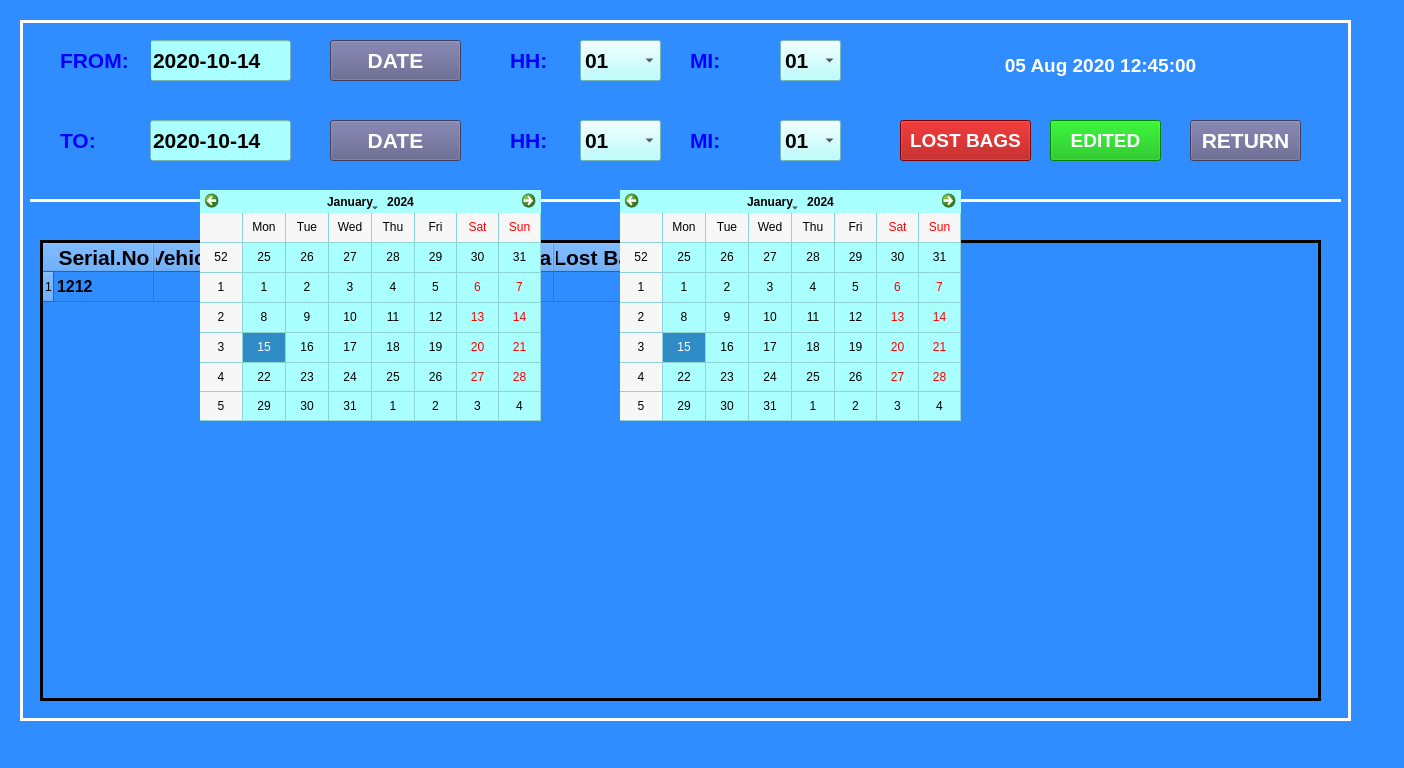
<?xml version="1.0" encoding="UTF-8"?>
<ui version="4.0">
 <class>MainWindow</class>
 <widget class="QMainWindow" name="MainWindow">
  <property name="geometry">
   <rect>
    <x>0</x>
    <y>0</y>
    <width>1404</width>
    <height>768</height>
   </rect>
  </property>
  <property name="baseSize">
   <size>
    <width>0</width>
    <height>0</height>
   </size>
  </property>
  <property name="windowTitle">
   <string>MainWindow</string>
  </property>
  <property name="styleSheet">
   <string notr="true">background-color: rgb(47, 141, 255);</string>
  </property>
  <widget class="QWidget" name="centralwidget">
   <widget class="QFrame" name="frame">
    <property name="geometry">
     <rect>
      <x>20</x>
      <y>20</y>
      <width>1331</width>
      <height>701</height>
     </rect>
    </property>
    <property name="font">
     <font>
      <family>MS Sans Serif</family>
     </font>
    </property>
    <property name="styleSheet">
     <string notr="true">color: rgb(255, 255, 255);
</string>
    </property>
    <property name="frameShape">
     <enum>QFrame::Box</enum>
    </property>
    <property name="frameShadow">
     <enum>QFrame::Plain</enum>
    </property>
    <property name="lineWidth">
     <number>3</number>
    </property>
    <widget class="QLabel" name="label_20">
     <property name="geometry">
      <rect>
       <x>960</x>
       <y>20</y>
       <width>241</width>
       <height>51</height>
      </rect>
     </property>
     <property name="font">
      <font>
       <family>MS Sans Serif</family>
       <pointsize>14</pointsize>
       <weight>75</weight>
       <bold>true</bold>
      </font>
     </property>
     <property name="styleSheet">
      <string notr="true">color: rgb(255, 255, 255);</string>
     </property>
     <property name="text">
      <string>05 Aug 2020 12:45:00</string>
     </property>
     <property name="alignment">
      <set>Qt::AlignCenter</set>
     </property>
    </widget>
    <widget class="QPushButton" name="pushButton_3">
     <property name="geometry">
      <rect>
       <x>880</x>
       <y>100</y>
       <width>131</width>
       <height>41</height>
      </rect>
     </property>
     <property name="font">
      <font>
       <pointsize>14</pointsize>
       <weight>75</weight>
       <bold>true</bold>
      </font>
     </property>
     <property name="styleSheet">
      <string notr="true">color: rgb(255, 255, 255);
background-color: rgb(170, 0, 0);</string>
     </property>
     <property name="text">
      <string>LOST BAGS</string>
     </property>
    </widget>
    <widget class="QPushButton" name="pushButton_4">
     <property name="geometry">
      <rect>
       <x>1030</x>
       <y>100</y>
       <width>111</width>
       <height>41</height>
      </rect>
     </property>
     <property name="font">
      <font>
       <pointsize>14</pointsize>
       <weight>75</weight>
       <bold>true</bold>
      </font>
     </property>
     <property name="styleSheet">
      <string notr="true">color: rgb(255, 255, 255);
background-color: rgb(0, 180, 0);</string>
     </property>
     <property name="text">
      <string>EDITED</string>
     </property>
    </widget>
    <widget class="QLineEdit" name="lineEdit">
     <property name="geometry">
      <rect>
       <x>130</x>
       <y>20</y>
       <width>141</width>
       <height>41</height>
      </rect>
     </property>
     <property name="font">
      <font>
       <family>Arial</family>
       <pointsize>16</pointsize>
       <weight>75</weight>
       <bold>true</bold>
      </font>
     </property>
     <property name="styleSheet">
      <string notr="true">background-color: rgb(170, 255, 255);
color: rgb(0, 0, 0);</string>
     </property>
     <property name="text">
      <string>2020-10-14</string>
     </property>
    </widget>
    <widget class="QLabel" name="label_3">
     <property name="geometry">
      <rect>
       <x>40</x>
       <y>20</y>
       <width>91</width>
       <height>41</height>
      </rect>
     </property>
     <property name="font">
      <font>
       <family>Arial</family>
       <pointsize>16</pointsize>
       <weight>75</weight>
       <bold>true</bold>
      </font>
     </property>
     <property name="styleSheet">
      <string notr="true">color: rgb(0, 0, 255);</string>
     </property>
     <property name="text">
      <string>FROM:</string>
     </property>
     <property name="alignment">
      <set>Qt::AlignLeading|Qt::AlignLeft|Qt::AlignVCenter</set>
     </property>
    </widget>
    <widget class="QPushButton" name="pushButton_8">
     <property name="geometry">
      <rect>
       <x>310</x>
       <y>20</y>
       <width>131</width>
       <height>41</height>
      </rect>
     </property>
     <property name="font">
      <font>
       <family>Arial</family>
       <pointsize>16</pointsize>
       <weight>75</weight>
       <bold>true</bold>
      </font>
     </property>
     <property name="styleSheet">
      <string notr="true">background-color: rgb(90, 90, 134);
color: rgb(255, 255, 255);</string>
     </property>
     <property name="text">
      <string>DATE</string>
     </property>
    </widget>
    <widget class="QLabel" name="label_4">
     <property name="geometry">
      <rect>
       <x>40</x>
       <y>100</y>
       <width>61</width>
       <height>41</height>
      </rect>
     </property>
     <property name="font">
      <font>
       <family>Arial</family>
       <pointsize>16</pointsize>
       <weight>75</weight>
       <bold>true</bold>
      </font>
     </property>
     <property name="styleSheet">
      <string notr="true">color: rgb(0, 0, 255);</string>
     </property>
     <property name="text">
      <string>TO:</string>
     </property>
     <property name="alignment">
      <set>Qt::AlignLeading|Qt::AlignLeft|Qt::AlignVCenter</set>
     </property>
    </widget>
    <widget class="QLineEdit" name="lineEdit_2">
     <property name="geometry">
      <rect>
       <x>130</x>
       <y>100</y>
       <width>141</width>
       <height>41</height>
      </rect>
     </property>
     <property name="font">
      <font>
       <family>Arial</family>
       <pointsize>16</pointsize>
       <weight>75</weight>
       <bold>true</bold>
      </font>
     </property>
     <property name="styleSheet">
      <string notr="true">background-color: rgb(170, 255, 255);
color: rgb(0, 0, 0);</string>
     </property>
     <property name="text">
      <string>2020-10-14</string>
     </property>
    </widget>
    <widget class="QPushButton" name="pushButton_12">
     <property name="geometry">
      <rect>
       <x>310</x>
       <y>100</y>
       <width>131</width>
       <height>41</height>
      </rect>
     </property>
     <property name="font">
      <font>
       <family>Arial</family>
       <pointsize>16</pointsize>
       <weight>75</weight>
       <bold>true</bold>
      </font>
     </property>
     <property name="styleSheet">
      <string notr="true">background-color: rgb(90, 90, 134);
color: rgb(255, 255, 255);</string>
     </property>
     <property name="text">
      <string>DATE</string>
     </property>
    </widget>
    <widget class="QLabel" name="label_5">
     <property name="geometry">
      <rect>
       <x>490</x>
       <y>20</y>
       <width>51</width>
       <height>41</height>
      </rect>
     </property>
     <property name="font">
      <font>
       <family>Arial</family>
       <pointsize>16</pointsize>
       <weight>75</weight>
       <bold>true</bold>
      </font>
     </property>
     <property name="styleSheet">
      <string notr="true">color: rgb(0, 0, 255);</string>
     </property>
     <property name="text">
      <string>HH:</string>
     </property>
     <property name="alignment">
      <set>Qt::AlignLeading|Qt::AlignLeft|Qt::AlignVCenter</set>
     </property>
    </widget>
    <widget class="QComboBox" name="comboBox">
     <property name="geometry">
      <rect>
       <x>560</x>
       <y>20</y>
       <width>81</width>
       <height>41</height>
      </rect>
     </property>
     <property name="font">
      <font>
       <family>Arial</family>
       <pointsize>16</pointsize>
       <weight>75</weight>
       <bold>true</bold>
      </font>
     </property>
     <property name="styleSheet">
      <string notr="true">background-color: rgb(170, 255, 255);
color: rgb(0, 0, 0);</string>
     </property>
     <item>
      <property name="text">
       <string>01</string>
      </property>
     </item>
     <item>
      <property name="text">
       <string>02</string>
      </property>
     </item>
     <item>
      <property name="text">
       <string>03</string>
      </property>
     </item>
     <item>
      <property name="text">
       <string>04</string>
      </property>
     </item>
     <item>
      <property name="text">
       <string>05</string>
      </property>
     </item>
     <item>
      <property name="text">
       <string>06</string>
      </property>
     </item>
    </widget>
    <widget class="QLabel" name="label_6">
     <property name="geometry">
      <rect>
       <x>670</x>
       <y>20</y>
       <width>41</width>
       <height>41</height>
      </rect>
     </property>
     <property name="font">
      <font>
       <family>Arial</family>
       <pointsize>16</pointsize>
       <weight>75</weight>
       <bold>true</bold>
      </font>
     </property>
     <property name="styleSheet">
      <string notr="true">color: rgb(0, 0, 255);</string>
     </property>
     <property name="text">
      <string>MI:</string>
     </property>
     <property name="alignment">
      <set>Qt::AlignLeading|Qt::AlignLeft|Qt::AlignVCenter</set>
     </property>
    </widget>
    <widget class="QComboBox" name="comboBox_2">
     <property name="geometry">
      <rect>
       <x>760</x>
       <y>20</y>
       <width>61</width>
       <height>41</height>
      </rect>
     </property>
     <property name="font">
      <font>
       <family>Arial</family>
       <pointsize>16</pointsize>
       <weight>75</weight>
       <bold>true</bold>
      </font>
     </property>
     <property name="styleSheet">
      <string notr="true">background-color: rgb(170, 255, 255);
color: rgb(0, 0, 0);</string>
     </property>
     <item>
      <property name="text">
       <string>01</string>
      </property>
     </item>
     <item>
      <property name="text">
       <string>02</string>
      </property>
     </item>
     <item>
      <property name="text">
       <string>03</string>
      </property>
     </item>
     <item>
      <property name="text">
       <string>04</string>
      </property>
     </item>
     <item>
      <property name="text">
       <string>05</string>
      </property>
     </item>
     <item>
      <property name="text">
       <string>06</string>
      </property>
     </item>
    </widget>
    <widget class="QComboBox" name="comboBox_7">
     <property name="geometry">
      <rect>
       <x>760</x>
       <y>100</y>
       <width>61</width>
       <height>41</height>
      </rect>
     </property>
     <property name="font">
      <font>
       <family>Arial</family>
       <pointsize>16</pointsize>
       <weight>75</weight>
       <bold>true</bold>
      </font>
     </property>
     <property name="styleSheet">
      <string notr="true">background-color: rgb(170, 255, 255);
color: rgb(0, 0, 0);</string>
     </property>
     <item>
      <property name="text">
       <string>01</string>
      </property>
     </item>
     <item>
      <property name="text">
       <string>02</string>
      </property>
     </item>
     <item>
      <property name="text">
       <string>03</string>
      </property>
     </item>
     <item>
      <property name="text">
       <string>04</string>
      </property>
     </item>
     <item>
      <property name="text">
       <string>05</string>
      </property>
     </item>
     <item>
      <property name="text">
       <string>06</string>
      </property>
     </item>
    </widget>
    <widget class="QLabel" name="label_11">
     <property name="geometry">
      <rect>
       <x>490</x>
       <y>100</y>
       <width>51</width>
       <height>41</height>
      </rect>
     </property>
     <property name="font">
      <font>
       <family>Arial</family>
       <pointsize>16</pointsize>
       <weight>75</weight>
       <bold>true</bold>
      </font>
     </property>
     <property name="styleSheet">
      <string notr="true">color: rgb(0, 0, 255);</string>
     </property>
     <property name="text">
      <string>HH:</string>
     </property>
     <property name="alignment">
      <set>Qt::AlignLeading|Qt::AlignLeft|Qt::AlignVCenter</set>
     </property>
    </widget>
    <widget class="QLabel" name="label_12">
     <property name="geometry">
      <rect>
       <x>670</x>
       <y>100</y>
       <width>41</width>
       <height>41</height>
      </rect>
     </property>
     <property name="font">
      <font>
       <family>Arial</family>
       <pointsize>16</pointsize>
       <weight>75</weight>
       <bold>true</bold>
      </font>
     </property>
     <property name="styleSheet">
      <string notr="true">color: rgb(0, 0, 255);</string>
     </property>
     <property name="text">
      <string>MI:</string>
     </property>
     <property name="alignment">
      <set>Qt::AlignLeading|Qt::AlignLeft|Qt::AlignVCenter</set>
     </property>
    </widget>
    <widget class="QComboBox" name="comboBox_8">
     <property name="geometry">
      <rect>
       <x>560</x>
       <y>100</y>
       <width>81</width>
       <height>41</height>
      </rect>
     </property>
     <property name="font">
      <font>
       <family>Arial</family>
       <pointsize>16</pointsize>
       <weight>75</weight>
       <bold>true</bold>
      </font>
     </property>
     <property name="styleSheet">
      <string notr="true">background-color: rgb(170, 255, 255);
color: rgb(0, 0, 0);</string>
     </property>
     <item>
      <property name="text">
       <string>01</string>
      </property>
     </item>
     <item>
      <property name="text">
       <string>02</string>
      </property>
     </item>
     <item>
      <property name="text">
       <string>03</string>
      </property>
     </item>
     <item>
      <property name="text">
       <string>04</string>
      </property>
     </item>
     <item>
      <property name="text">
       <string>05</string>
      </property>
     </item>
     <item>
      <property name="text">
       <string>06</string>
      </property>
     </item>
    </widget>
    <widget class="QPushButton" name="pushButton_13">
     <property name="geometry">
      <rect>
       <x>1170</x>
       <y>100</y>
       <width>111</width>
       <height>41</height>
      </rect>
     </property>
     <property name="font">
      <font>
       <family>Arial</family>
       <pointsize>16</pointsize>
       <weight>75</weight>
       <bold>true</bold>
      </font>
     </property>
     <property name="styleSheet">
      <string notr="true">background-color: rgb(90, 90, 134);
color: rgb(255, 255, 255);</string>
     </property>
     <property name="text">
      <string>RETURN</string>
     </property>
    </widget>
    <widget class="QCalendarWidget" name="calendarWidget">
     <property name="geometry">
      <rect>
       <x>180</x>
       <y>170</y>
       <width>341</width>
       <height>231</height>
      </rect>
     </property>
     <property name="styleSheet">
      <string notr="true">background-color: rgb(170, 255, 255);
color: rgb(0, 0, 0);</string>
     </property>
     <property name="gridVisible">
      <bool>true</bool>
     </property>
    </widget>
    <widget class="QCalendarWidget" name="calendarWidget_2">
     <property name="geometry">
      <rect>
       <x>600</x>
       <y>170</y>
       <width>341</width>
       <height>231</height>
      </rect>
     </property>
     <property name="styleSheet">
      <string notr="true">background-color: rgb(170, 255, 255);
color: rgb(0, 0, 0);</string>
     </property>
     <property name="gridVisible">
      <bool>true</bool>
     </property>
    </widget>
    <widget class="Line" name="line">
     <property name="geometry">
      <rect>
       <x>10</x>
       <y>170</y>
       <width>1311</width>
       <height>20</height>
      </rect>
     </property>
     <property name="frameShadow">
      <enum>QFrame::Plain</enum>
     </property>
     <property name="lineWidth">
      <number>3</number>
     </property>
     <property name="orientation">
      <enum>Qt::Horizontal</enum>
     </property>
    </widget>
    <widget class="QTableWidget" name="tableWidget">
     <property name="geometry">
      <rect>
       <x>20</x>
       <y>220</y>
       <width>1281</width>
       <height>461</height>
      </rect>
     </property>
     <property name="font">
      <font>
       <family>Arial</family>
       <pointsize>16</pointsize>
      </font>
     </property>
     <property name="styleSheet">
      <string notr="true">color: rgb(0, 0, 0);</string>
     </property>
     <property name="frameShape">
      <enum>QFrame::Box</enum>
     </property>
     <property name="frameShadow">
      <enum>QFrame::Plain</enum>
     </property>
     <property name="lineWidth">
      <number>3</number>
     </property>
     <property name="gridStyle">
      <enum>Qt::SolidLine</enum>
     </property>
     <property name="sortingEnabled">
      <bool>true</bool>
     </property>
     <row>
      <property name="text">
       <string>1</string>
      </property>
     </row>
     <column>
      <property name="text">
       <string>Serial.No</string>
      </property>
      <property name="font">
       <font>
        <family>Arial</family>
        <pointsize>16</pointsize>
        <weight>75</weight>
        <bold>true</bold>
       </font>
      </property>
      <property name="background">
       <color>
        <red>255</red>
        <green>255</green>
        <blue>255</blue>
       </color>
      </property>
     </column>
     <column>
      <property name="text">
       <string>Vehicle.No</string>
      </property>
      <property name="font">
       <font>
        <family>Arial</family>
        <pointsize>16</pointsize>
        <weight>75</weight>
        <bold>true</bold>
       </font>
      </property>
     </column>
     <column>
      <property name="text">
       <string>Net Weight</string>
      </property>
      <property name="font">
       <font>
        <family>Arial</family>
        <pointsize>16</pointsize>
        <weight>75</weight>
        <bold>true</bold>
       </font>
      </property>
     </column>
     <column>
      <property name="text">
       <string>Carried Bags</string>
      </property>
      <property name="font">
       <font>
        <family>Arial</family>
        <pointsize>16</pointsize>
        <weight>75</weight>
        <bold>true</bold>
       </font>
      </property>
     </column>
     <column>
      <property name="text">
       <string>Recived. Bags</string>
      </property>
      <property name="font">
       <font>
        <family>Arial</family>
        <pointsize>16</pointsize>
        <weight>75</weight>
        <bold>true</bold>
       </font>
      </property>
     </column>
     <column>
      <property name="text">
       <string>Lost Bags</string>
      </property>
      <property name="font">
       <font>
        <family>Arial</family>
        <pointsize>16</pointsize>
        <weight>75</weight>
        <bold>true</bold>
       </font>
      </property>
     </column>
     <item row="0" column="0">
      <property name="text">
       <string>1212</string>
      </property>
      <property name="font">
       <font>
        <family>Arial</family>
        <pointsize>12</pointsize>
        <weight>75</weight>
        <bold>true</bold>
       </font>
      </property>
     </item>
     <item row="0" column="1">
      <property name="font">
       <font>
        <family>Arial</family>
        <pointsize>12</pointsize>
        <weight>75</weight>
        <bold>true</bold>
       </font>
      </property>
     </item>
    </widget>
    <zorder>label_20</zorder>
    <zorder>pushButton_3</zorder>
    <zorder>pushButton_4</zorder>
    <zorder>lineEdit</zorder>
    <zorder>label_3</zorder>
    <zorder>pushButton_8</zorder>
    <zorder>label_4</zorder>
    <zorder>lineEdit_2</zorder>
    <zorder>pushButton_12</zorder>
    <zorder>label_5</zorder>
    <zorder>comboBox</zorder>
    <zorder>label_6</zorder>
    <zorder>comboBox_2</zorder>
    <zorder>comboBox_7</zorder>
    <zorder>label_11</zorder>
    <zorder>label_12</zorder>
    <zorder>comboBox_8</zorder>
    <zorder>pushButton_13</zorder>
    <zorder>line</zorder>
    <zorder>tableWidget</zorder>
    <zorder>calendarWidget</zorder>
    <zorder>calendarWidget_2</zorder>
   </widget>
  </widget>
  <widget class="QMenuBar" name="menubar">
   <property name="geometry">
    <rect>
     <x>0</x>
     <y>0</y>
     <width>1404</width>
     <height>21</height>
    </rect>
   </property>
  </widget>
  <widget class="QStatusBar" name="statusbar"/>
 </widget>
 <resources/>
 <connections/>
</ui>
